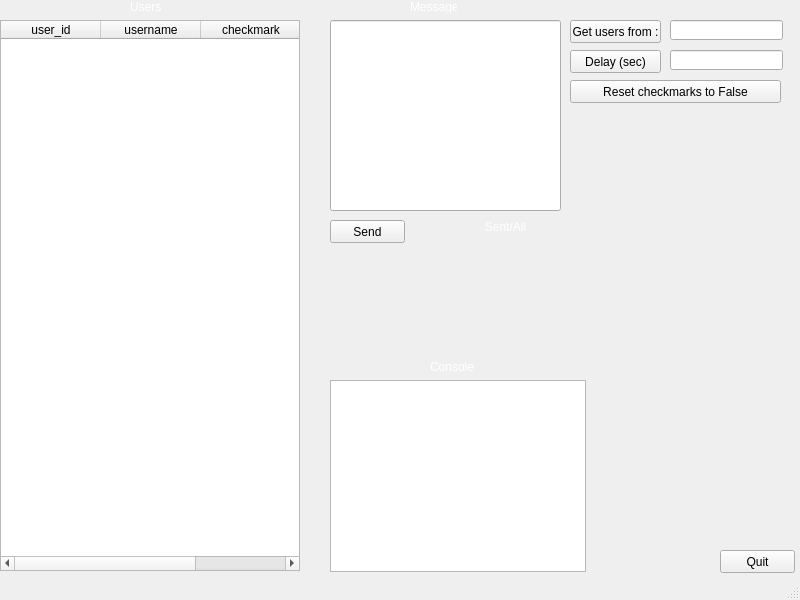
<?xml version="1.0" encoding="UTF-8"?>
<ui version="4.0">
 <class>MainWindow</class>
 <widget class="QMainWindow" name="MainWindow">
  <property name="geometry">
   <rect>
    <x>0</x>
    <y>0</y>
    <width>800</width>
    <height>600</height>
   </rect>
  </property>
  <property name="sizePolicy">
   <sizepolicy hsizetype="Fixed" vsizetype="Fixed">
    <horstretch>0</horstretch>
    <verstretch>0</verstretch>
   </sizepolicy>
  </property>
  <property name="minimumSize">
   <size>
    <width>800</width>
    <height>600</height>
   </size>
  </property>
  <property name="maximumSize">
   <size>
    <width>800</width>
    <height>600</height>
   </size>
  </property>
  <property name="windowTitle">
   <string>Telegram SpamBot</string>
  </property>
  <property name="autoFillBackground">
   <bool>false</bool>
  </property>
  <property name="styleSheet">
   <string notr="true"/>
  </property>
  <property name="tabShape">
   <enum>QTabWidget::Rounded</enum>
  </property>
  <widget class="QWidget" name="centralwidget">
   <property name="styleSheet">
    <string notr="true">QMainWindow{
	background-color: qlineargradient(spread:pad, x1:0.534, y1:0.528682, x2:1, 		y2:0, stop:0 rgba(0, 104, 255, 255), stop:1 rgba(255, 255, 255, 255))
}</string>
   </property>
   <widget class="QTableWidget" name="users_table">
    <property name="geometry">
     <rect>
      <x>0</x>
      <y>20</y>
      <width>300</width>
      <height>551</height>
     </rect>
    </property>
    <property name="maximumSize">
     <size>
      <width>300</width>
      <height>551</height>
     </size>
    </property>
    <property name="horizontalScrollBarPolicy">
     <enum>Qt::ScrollBarAsNeeded</enum>
    </property>
    <column>
     <property name="text">
      <string>user_id</string>
     </property>
    </column>
    <column>
     <property name="text">
      <string>username</string>
     </property>
    </column>
    <column>
     <property name="text">
      <string>checkmark</string>
     </property>
    </column>
   </widget>
   <widget class="QLabel" name="label">
    <property name="geometry">
     <rect>
      <x>130</x>
      <y>0</y>
      <width>47</width>
      <height>13</height>
     </rect>
    </property>
    <property name="styleSheet">
     <string notr="true">color : rgb(255, 255, 255);</string>
    </property>
    <property name="text">
     <string>Users</string>
    </property>
   </widget>
   <widget class="QLineEdit" name="message_line">
    <property name="geometry">
     <rect>
      <x>330</x>
      <y>20</y>
      <width>231</width>
      <height>191</height>
     </rect>
    </property>
    <property name="alignment">
     <set>Qt::AlignLeading|Qt::AlignLeft|Qt::AlignTop</set>
    </property>
   </widget>
   <widget class="QLabel" name="message_label">
    <property name="geometry">
     <rect>
      <x>410</x>
      <y>0</y>
      <width>47</width>
      <height>13</height>
     </rect>
    </property>
    <property name="styleSheet">
     <string notr="true">color : rgb(255, 255, 255);</string>
    </property>
    <property name="text">
     <string>Message</string>
    </property>
   </widget>
   <widget class="QPushButton" name="message_button">
    <property name="geometry">
     <rect>
      <x>330</x>
      <y>220</y>
      <width>75</width>
      <height>23</height>
     </rect>
    </property>
    <property name="text">
     <string>Send</string>
    </property>
   </widget>
   <widget class="QPushButton" name="get_users_button">
    <property name="geometry">
     <rect>
      <x>570</x>
      <y>20</y>
      <width>91</width>
      <height>23</height>
     </rect>
    </property>
    <property name="text">
     <string>Get users from :</string>
    </property>
   </widget>
   <widget class="QLineEdit" name="group_line">
    <property name="geometry">
     <rect>
      <x>670</x>
      <y>20</y>
      <width>113</width>
      <height>20</height>
     </rect>
    </property>
    <property name="accessibleDescription">
     <string extracomment="Uga"/>
    </property>
   </widget>
   <widget class="QPushButton" name="delay_button">
    <property name="geometry">
     <rect>
      <x>570</x>
      <y>50</y>
      <width>91</width>
      <height>23</height>
     </rect>
    </property>
    <property name="text">
     <string>Delay (sec)</string>
    </property>
   </widget>
   <widget class="QLineEdit" name="delay_line">
    <property name="geometry">
     <rect>
      <x>670</x>
      <y>50</y>
      <width>113</width>
      <height>20</height>
     </rect>
    </property>
   </widget>
   <widget class="QListWidget" name="console">
    <property name="geometry">
     <rect>
      <x>330</x>
      <y>380</y>
      <width>256</width>
      <height>192</height>
     </rect>
    </property>
   </widget>
   <widget class="QLabel" name="console_label">
    <property name="geometry">
     <rect>
      <x>430</x>
      <y>360</y>
      <width>47</width>
      <height>13</height>
     </rect>
    </property>
    <property name="styleSheet">
     <string notr="true">color : rgb(255, 255, 255);</string>
    </property>
    <property name="text">
     <string>Console</string>
    </property>
   </widget>
   <widget class="QWidget" name="verticalLayoutWidget">
    <property name="geometry">
     <rect>
      <x>450</x>
      <y>220</y>
      <width>111</width>
      <height>34</height>
     </rect>
    </property>
    <layout class="QVBoxLayout" name="verticalLayout">
     <item>
      <widget class="QLabel" name="label_4">
       <property name="styleSheet">
        <string notr="true">color : rgb(255, 255, 255);</string>
       </property>
       <property name="text">
        <string>Sent/All</string>
       </property>
       <property name="alignment">
        <set>Qt::AlignCenter</set>
       </property>
      </widget>
     </item>
     <item>
      <widget class="QLabel" name="sent_all">
       <property name="styleSheet">
        <string notr="true">color : rgb(255, 255, 255);</string>
       </property>
       <property name="text">
        <string/>
       </property>
       <property name="alignment">
        <set>Qt::AlignCenter</set>
       </property>
      </widget>
     </item>
    </layout>
   </widget>
   <widget class="QPushButton" name="reset_button">
    <property name="geometry">
     <rect>
      <x>570</x>
      <y>80</y>
      <width>211</width>
      <height>23</height>
     </rect>
    </property>
    <property name="text">
     <string>Reset checkmarks to False</string>
    </property>
   </widget>
   <widget class="QPushButton" name="quit_button">
    <property name="geometry">
     <rect>
      <x>720</x>
      <y>550</y>
      <width>75</width>
      <height>23</height>
     </rect>
    </property>
    <property name="text">
     <string>Quit</string>
    </property>
   </widget>
   <widget class="QLabel" name="background">
    <property name="geometry">
     <rect>
      <x>-4</x>
      <y>-8</y>
      <width>811</width>
      <height>591</height>
     </rect>
    </property>
    <property name="styleSheet">
     <string notr="true">background-image : url(:/newPrefix/photo_2021-06-29_11-18-24.jpg);</string>
    </property>
    <property name="text">
     <string/>
    </property>
    <property name="pixmap">
     <pixmap resource="background.qrc">:/newPrefix/photo_2021-06-29_11-18-24.jpg</pixmap>
    </property>
    <property name="scaledContents">
     <bool>true</bool>
    </property>
   </widget>
   <zorder>background</zorder>
   <zorder>users_table</zorder>
   <zorder>label</zorder>
   <zorder>message_line</zorder>
   <zorder>message_label</zorder>
   <zorder>message_button</zorder>
   <zorder>get_users_button</zorder>
   <zorder>group_line</zorder>
   <zorder>delay_button</zorder>
   <zorder>delay_line</zorder>
   <zorder>console</zorder>
   <zorder>console_label</zorder>
   <zorder>verticalLayoutWidget</zorder>
   <zorder>reset_button</zorder>
   <zorder>quit_button</zorder>
  </widget>
  <widget class="QStatusBar" name="statusbar"/>
 </widget>
 <resources>
  <include location="background.qrc"/>
 </resources>
 <connections/>
</ui>
